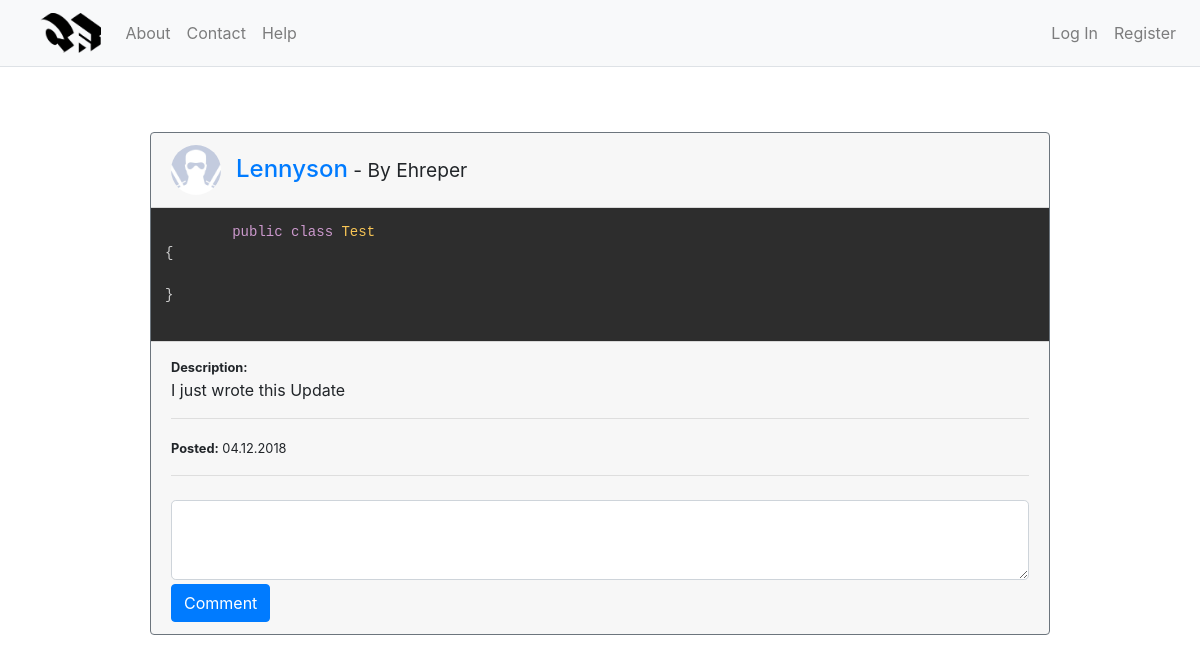
/post/7, run on an earlier commit of the app's database.
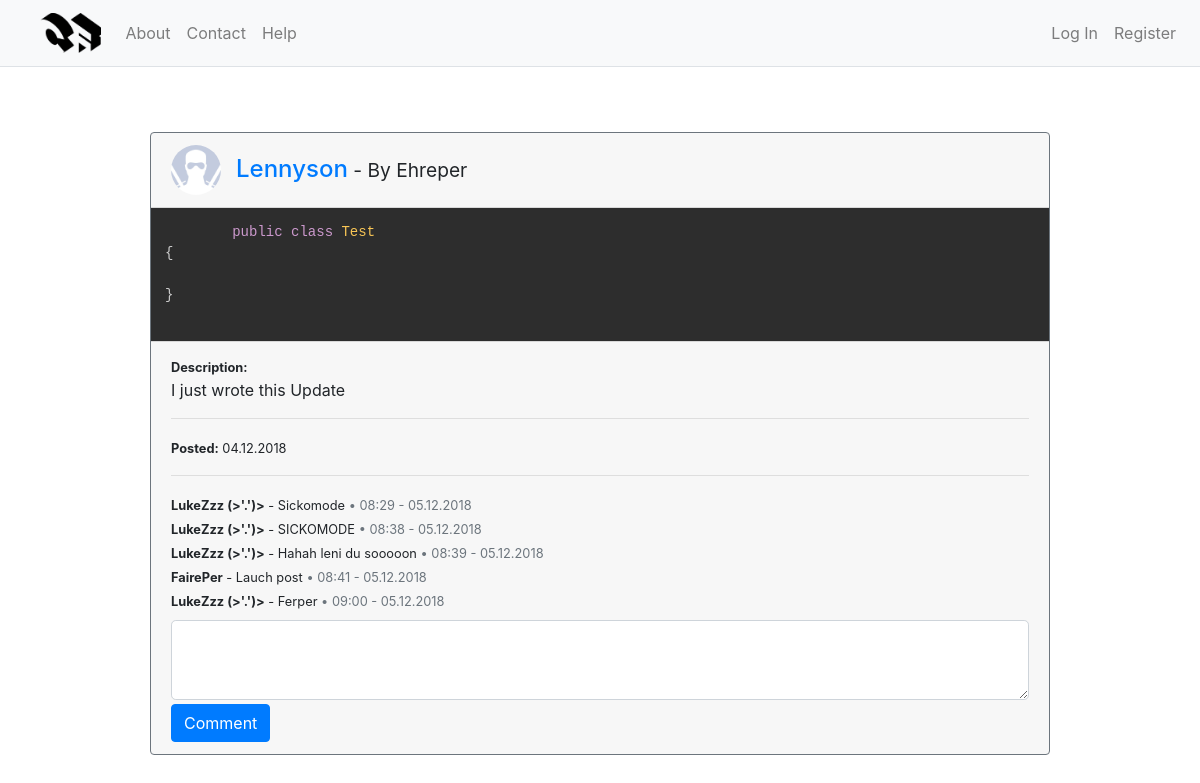
And on a later commit of the database.
### website/models.py (models this page shows, shortened)
class User(db.Model, UserMixin):
    id = db.Column(db.Integer, primary_key=True)
    username = db.Column(db.String(20), unique=True, nullable=False)
    email = db.Column(db.String(120), unique=True, nullable=False)
    image_file = db.Column(db.String(20), nullable=False, default='default.jpg')
    password = db.Column(db.String(60), nullable=False)
    posts = db.relationship('Post', backref='author', lazy=True)
    liked_comments = db.relationship('CommentLike', backref='user', lazy=True)
    liked_posts = db.relationship('PostLike', backref='user', lazy=True)

class Post(db.Model):
    id = db.Column(db.Integer, primary_key=True)
    title = db.Column(db.String(50), nullable=False)
    datetime = db.Column(db.DateTime, nullable=False, default=datetime.utcnow)
    code = db.Column(db.Text, nullable=False)
    description = db.Column(db.Text, nullable=False)
    user_id = db.Column(db.Integer, db.ForeignKey('user.id'))
    language_id = db.Column(db.Integer, db.ForeignKey('language.id'))
    user_likes = db.relationship('PostLike', backref='likes', lazy=True)
    comments = db.relationship('Comment', backref='comments')
    language = db.relationship('Language', backref='language')

class Comment(db.Model):
    id = db.Column(db.Integer, primary_key=True)
    content = db.Column(db.Text, nullable=False)
    datetime = db.Column(db.DateTime, nullable=False, default=datetime.utcnow)
    post_id = db.Column(db.Integer, db.ForeignKey('post.id'))
    user_id = db.Column(db.Integer, db.ForeignKey('user.id'))
    user_likes = db.relationship('CommentLike', backref='likes', lazy=True)
    user = db.relationship('User', backref='author')

### website/posts/routes.py (the view, shortened to what this page needs)
@posts.route("/post/<int:id>", methods=['GET', 'POST'])
def post(id):
    post = Post.query.get_or_404(id)
    form = CommentForm()
    for error in form.errors:
        flash(error)
    return render_template('post.html', title=post.title, post=post, form=form)

### website/posts/forms.py
class CommentForm(FlaskForm):
    comment = TextAreaField('Your Comment', validators=[DataRequired(), Length(min=1, max=500)])
    submit = SubmitField('Comment')

### website/templates/post.html (shortened to what this page needs)
{% extends "layout.html" %}
{% block content %}
<div class="card w-75 ml-auto mr-auto m-5 border-secondary">
  <div class="card-header">
    <div class="w-25">
      <img style="width:50px;float:left;" class="rounded-circle account-img" src="{{ url_for('static', filename='profile_pics/' + post.author.image_file) }}" alt="">
    </div>
    <div class="felx-column">
      <h4 style="position:relative;left:15px;top:10px;"><a href="{{ url_for('posts.post', id=post.id) }}">{{ post.title }}</a><small> - By {{ post.author.username }}</small></h4>
    </div>
  </div>
  <div class="card-body p-0">
      <pre class="language-{{ post.language.name }} m-0">
        <code>{{ post.code }}</code>
      </pre>
  </div>
  <div class="card-footer">
    <small><b>Description:</b></small><br>
    <p>{{ post.description }}</p>
    <hr>
    <small><b>Posted:</b> {{ post.datetime.strftime('%d.%m.%Y') }}</small>
    <hr>
    {% for comment in post.comments %}
    <small><b>{{ comment.user.username }}</b> - {{ comment.content }}<span class="text-muted"> • {{ comment.datetime.strftime('%H:%M - %d.%m.%Y') }}</span></small><br>
    {% endfor %}
    <div class="form-inline">
      <form class="w-100" action="" method="post">
        {% if form.comment.errors %}
            {{ form.comment(class="form-control form-control-lg is-invalid comment_field w-100 p-1") }}
            <div class="invalid-feedback">
                {% for error in form.comment.errors %}
                    <span>{{ error }}</span>
                {% endfor %}
            </div>
        {% else %}
            {{ form.comment(class="form-control form-control-lg comment_field w-100 p-1 mt-2") }}
        {% endif %}
        {{ form.submit(class="btn btn-primary mt-1") }}
      </form>
    </div>
  </div>
</div>
{% endblock content %}

### website/templates/layout.html (shortened to what this page needs)
<!DOCTYPE html>
<html lang="en" dir="ltr">
  <head>
    <link rel="stylesheet" href="https://maxcdn.bootstrapcdn.com/bootstrap/4.0.0/css/bootstrap.min.css">
    <link rel="stylesheet" href="{{ url_for('static', filename='master.css') }}">
    <link rel="stylesheet" href="{{ url_for('static', filename='prism.css') }}">
  </head>
  <body>
    {% include "navbar.html" %}
    <div class="container-fluid">
      <div class="row">
        <div class="col-12">
        </div>
        {% block content %}{% endblock %}
      </div>
    </div>
  </body>
</html>

### website/templates/navbar.html (shortened to what this page needs)
<nav class="navbar navbar-expand-md navbar-light bg-light border-bottom mb-3">
    <a class="navbar-brand ml-4" href="{{ url_for('main.home') }}">
      <img src="{{ url_for('static', filename='Logo.png') }}" alt="logo" style="height:40px;">
    </a>
    <div id="navbarNavDropdown" class="navbar-collapse collapse">
        <ul class="navbar-nav w-100">
            <li class="nav-item">
                <a class="nav-link" href="{{ url_for('main.about') }}">About</a>
            </li>
            <li class="nav-item">
                <a class="nav-link" href="{{ url_for('main.contact') }}">Contact</a>
            </li>
            <li class="nav-item">
                <a class="nav-link" href="{{ url_for('main.help', path='test.txt') }}">Help</a>
            </li>
            {% if not current_user.is_authenticated %}
              <li class="nav-item  ml-md-auto ml-lg-auto">
                  <a class="nav-link" href="{{ url_for('users.login') }}">Log In</a>
              </li>
              <li class="nav-item">
                  <a class="nav-link" href="{{ url_for('users.register') }}">Register</a>
              </li>
            {% endif %}
        </ul>
    </div>
</nav>

### website/static/master.css (style rules this page uses)
.comment_field { height: 80px; font-size: 14px; }

### website/static/prism.css (style rules this page uses)
code[class*="language-"], pre[class*="language-"] { color: #ccc; background: none; font-family: Consolas, Monaco, 'Andale Mono', 'Ubuntu Mono', monospace; text-align: left; white-space: pre; word-spacing: normal; word-break: normal; word-wrap: normal; line-height: 1.5; -moz-tab-size: 4; -o-tab-size: 4; tab-size: 4; -webkit-hyphens: none; -moz-hyphens: none; -ms-hyphens: none; hyphens: none; }
pre[class*="language-"] { padding: 1em; margin: .5em 0; overflow: auto; }
:not(pre) > code[class*="language-"], pre[class*="language-"] { background: #2d2d2d; }

What changed in the data, as far as the page shows it:
added Comment: user.username "LukeZzz (>'.')>", content "Sickomode", datetime "08:29 - 05.12.2018"
added Comment: user.username "LukeZzz (>'.')>", content "SICKOMODE", datetime "08:38 - 05.12.2018"
added Comment: user.username "LukeZzz (>'.')>", content "Hahah leni du sooooon", datetime "08:39 - 05.12.2018"
added Comment: user.username "FairePer", content "Lauch post", datetime "08:41 - 05.12.2018"
added Comment: user.username "LukeZzz (>'.')>", content "Ferper", datetime "09:00 - 05.12.2018"
